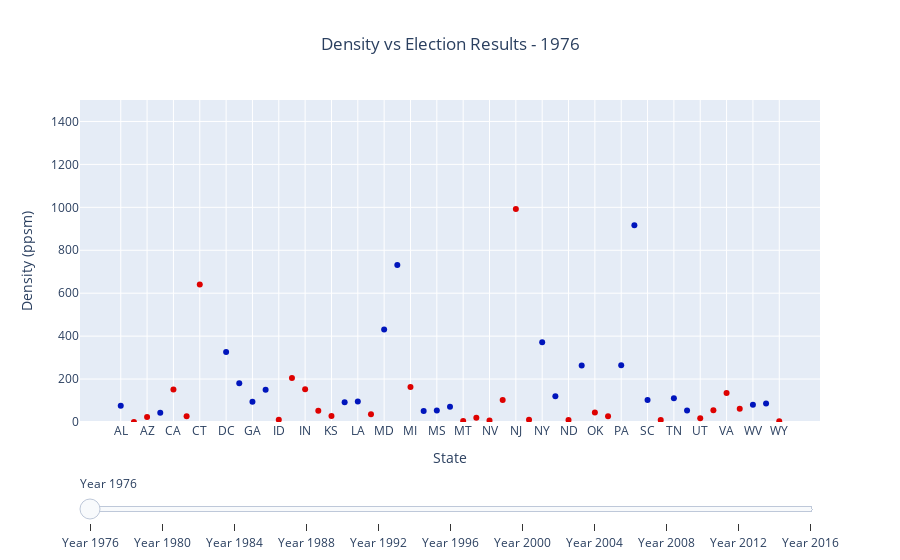

This figure's notebook cell:
### Markdown cell above
## Plot Density vs Election Results

### Code cell
import plotly.graph_objects as go
import numpy as np
import plotly.express as px

# Create figure
fig = go.Figure()

# Add traces, one for each slider step
for year in election_years:
    state_decisions = []
    state_dens = []

    for state, election_info in slides[year].items():
        state_decisions.append(election_info.winner_party.title())
        state_dens.append(election_info.state_density)
   

    
    fig.add_trace(
        go.Scatter(visible=False, x=state_codes, y=state_dens,mode='markers',marker_color=['#0015BC' if x == 'Democrat' else '#DE0100' for x in state_decisions], customdata=state_decisions))

fig.data[0].visible = True
fig.update_traces(hovertemplate='%{x}<br>Density: %{y}<br>%{customdata}<extra></extra>')


# Create and add slider
steps = []
for i,yr in zip(range(len(fig.data)), election_years):
    step = dict(
        method="update",
        args=[{"visible": [False] * len(fig.data)},
              {"title": "Density vs Election Results - " + str(yr)},{'title_x':0.5}],
        label='Year {}'.format(i*4 + 1976),# layout attribute,
       
    )
    step["args"][0]["visible"][i] = True  # Toggle i'th trace to "visible"
    steps.append(step)

sliders = [dict(
    active=0,
    pad={"t": 50},
    steps=steps
)]

fig.update_layout(
     yaxis=dict(range=[0,1500]),
    title= "Density vs Election Results - " + str(1976), title_x=.5,
    sliders=sliders,
    xaxis_title="State",
    yaxis_title="Density (ppsm)"
)

fig.show()
offline.plot(fig, auto_open=True, filename='plots/html_plots/Density vs Election Results.html', validate=True)

### Figure 1 — Plotly figure (JSON) as saved in the notebook; plotly's stock layout.template omitted (floating-point values rounded to 4 significant figures)
{"data": [{"customdata": ["Democrat", "Republican", "Republican", "Democrat", "Republican", "Republican", "Republican", "Democrat", "Democrat", "Democrat", "Democrat", "Democrat", "Republican", "Republican", "Republican", "Republican", "Republican", "Democrat", "Democrat", "Republican", "Democrat", "Democrat", "Republican", "Democrat", "Democrat", "Democrat", "Republican", "Republican", "Republican", "Republican", "Republican", "Republican", "Democrat", "Democrat", "Republican", "Democrat", "Republican", "Republican", "Democrat", "Democrat", "Democrat", "Republican", "Democrat", "Democrat", "Republican", "Republican", "Republican", "Republican", "Democrat", "Democrat", "Republican"], "hovertemplate": "%{x}<br>Density: %{y}<br>%{customdata}<extra></extra>", "marker": {"color": ["#0015BC", "#DE0100", "#DE0100", "#0015BC", "#DE0100", "#DE0100", "#DE0100", "#0015BC", "#0015BC", "#0015BC", "#0015BC", "#0015BC", "#DE0100", "#DE0100", "#DE0100", "#DE0100", "#DE0100", "#0015BC", "#0015BC", "#DE0100", "#0015BC", "#0015BC", "#DE0100", "#0015BC", "#0015BC", "#0015BC", "#DE0100", "#DE0100", "#DE0100", "#DE0100", "#DE0100", "#DE0100", "#0015BC", "#0015BC", "#DE0100", "#0015BC", "#DE0100", "#DE0100", "#0015BC", "#0015BC", "#0015BC", "#DE0100", "#0015BC", "#0015BC", "#DE0100", "#DE0100", "#DE0100", "#DE0100", "#0015BC", "#0015BC", "#DE0100"]}, "mode": "markers", "type": "scatter", "visible": true, "x": ["AL", "AK", "AZ", "AR", "CA", "CO", "CT", "DE", "DC", "FL", "GA", "HI", "ID", "IL", "IN", "IA", "KS", "KY", "LA", "ME", "MD", "MA", "MI", "MN", "MS", "MO", "MT", "NE", "NV", "NH", "NJ", "NM", "NY", "NC", "ND", "OH", "OK", "OR", "PA", "RI", "SC", "SD", "TN", "TX", "UT", "VT", "VA", "WA", "WV", "WI", "WY"], "y": [76, 0, 23, 43, 151, 27, 641, 8740, 326, 180, 94, 150, 11, 205, 153, 52, 28, 92, 96, 36, 431, 731, 163, 51, 53, 71, 5, 20, 7, 102, 992, 10, 371, 120, 9, 263, 44, 27, 264, 916, 103, 9, 111, 54, 17, 55, 135, 62, 80, 86, 4]}, {"customdata": ["Republican", "Republican", "Republican", "Republican", "Republican", "Republican", "Republican", "Republican", "Democrat", "Republican", "Democrat", "Democrat", "Republican", "Republican", "Republican", "Republican", "Republican", "Republican", "Republican", "Republican", "Democrat", "Republican", "Republican", "Democrat", "Republican", "Republican", "Republican", "Republican", "Republican", "Republican", "Republican", "Republican", "Democrat", "Republican", "Republican", "Republican", "Republican", "Republican", "Republican", "Democrat", "Republican", "Republican", "Republican", "Republican", "Republican", "Republican", "Republican", "Republican", "Democrat", "Republican", "Republican"], "hovertemplate": "%{x}<br>Density: %{y}<br>%{customdata}<extra></extra>", "marker": {"color": ["#DE0100", "#DE0100", "#DE0100", "#DE0100", "#DE0100", "#DE0100", "#DE0100", "#DE0100", "#0015BC", "#DE0100", "#0015BC", "#0015BC", "#DE0100", "#DE0100", "#DE0100", "#DE0100", "#DE0100", "#DE0100", "#DE0100", "#DE0100", "#0015BC", "#DE0100", "#DE0100", "#0015BC", "#DE0100", "#DE0100", "#DE0100", "#DE0100", "#DE0100", "#DE0100", "#DE0100", "#DE0100", "#0015BC", "#DE0100", "#DE0100", "#DE0100", "#DE0100", "#DE0100", "#DE0100", "#0015BC", "#DE0100", "#DE0100", "#DE0100", "#DE0100", "#DE0100", "#DE0100", "#DE0100", "#DE0100", "#0015BC", "#DE0100", "#DE0100"]}, "mode": "markers", "type": "scatter", "visible": false, "x": ["AL", "AK", "AZ", "AR", "CA", "CO", "CT", "DE", "DC", "FL", "GA", "HI", "ID", "IL", "IN", "IA", "KS", "KY", "LA", "ME", "MD", "MA", "MI", "MN", "MS", "MO", "MT", "NE", "NV", "NH", "NJ", "NM", "NY", "NC", "ND", "OH", "OK", "OR", "PA", "RI", "SC", "SD", "TN", "TX", "UT", "VT", "VA", "WA", "WV", "WI", "WY"], "y": [76, 0, 23, 43, 151, 27, 641, 8740, 326, 180, 94, 150, 11, 205, 153, 52, 28, 92, 96, 36, 431, 731, 163, 51, 53, 71, 5, 20, 7, 102, 992, 10, 371, 120, 9, 263, 44, 27, 264, 916, 103, 9, 111, 54, 17, 55, 135, 62, 80, 86, 4]}, {"customdata": ["Republican", "Republican", "Republican", "Republican", "Republican", "Republican", "Republican", "Republican", "Democrat", "Republican", "Republican", "Republican", "Republican", "Republican", "Republican", "Republican", "Republican", "Republican", "Republican", "Republican", "Republican", "Republican", "Republican", "Democrat", "Republican", "Republican", "Republican", "Republican", "Republican", "Republican", "Republican", "Republican", "Republican", "Republican", "Republican", "Republican", "Republican", "Republican", "Republican", "Republican", "Republican", "Republican", "Republican", "Republican", "Republican", "Republican", "Republican", "Republican", "Republican", "Republican", "Republican"], "hovertemplate": "%{x}<br>Density: %{y}<br>%{customdata}<extra></extra>", "marker": {"color": ["#DE0100", "#DE0100", "#DE0100", "#DE0100", "#DE0100", "#DE0100", "#DE0100", "#DE0100", "#0015BC", "#DE0100", "#DE0100", "#DE0100", "#DE0100", "#DE0100", "#DE0100", "#DE0100", "#DE0100", "#DE0100", "#DE0100", "#DE0100", "#DE0100", "#DE0100", "#DE0100", "#0015BC", "#DE0100", "#DE0100", "#DE0100", "#DE0100", "#DE0100", "#DE0100", "#DE0100", "#DE0100", "#DE0100", "#DE0100", "#DE0100", "#DE0100", "#DE0100", "#DE0100", "#DE0100", "#DE0100", "#DE0100", "#DE0100", "#DE0100", "#DE0100", "#DE0100", "#DE0100", "#DE0100", "#DE0100", "#DE0100", "#DE0100", "#DE0100"]}, "mode": "markers", "type": "scatter", "visible": false, "x": ["AL", "AK", "AZ", "AR", "CA", "CO", "CT", "DE", "DC", "FL", "GA", "HI", "ID", "IL", "IN", "IA", "KS", "KY", "LA", "ME", "MD", "MA", "MI", "MN", "MS", "MO", "MT", "NE", "NV", "NH", "NJ", "NM", "NY", "NC", "ND", "OH", "OK", "OR", "PA", "RI", "SC", "SD", "TN", "TX", "UT", "VT", "VA", "WA", "WV", "WI", "WY"], "y": [76, 0, 23, 43, 151, 27, 641, 8740, 326, 180, 94, 150, 11, 205, 153, 52, 28, 92, 96, 36, 431, 731, 163, 51, 53, 71, 5, 20, 7, 102, 992, 10, 371, 120, 9, 263, 44, 27, 264, 916, 103, 9, 111, 54, 17, 55, 135, 62, 80, 86, 4]}, {"customdata": ["Republican", "Republican", "Republican", "Republican", "Republican", "Republican", "Republican", "Republican", "Democrat", "Republican", "Republican", "Democrat", "Republican", "Republican", "Republican", "Democrat", "Republican", "Republican", "Republican", "Republican", "Republican", "Democrat", "Republican", "Democrat", "Republican", "Republican", "Republican", "Republican", "Republican", "Republican", "Republican", "Republican", "Democrat", "Republican", "Republican", "Republican", "Republican", "Democrat", "Republican", "Democrat", "Republican", "Republican", "Republican", "Republican", "Republican", "Republican", "Republican", "Democrat", "Democrat", "Democrat", "Republican"], "hovertemplate": "%{x}<br>Density: %{y}<br>%{customdata}<extra></extra>", "marker": {"color": ["#DE0100", "#DE0100", "#DE0100", "#DE0100", "#DE0100", "#DE0100", "#DE0100", "#DE0100", "#0015BC", "#DE0100", "#DE0100", "#0015BC", "#DE0100", "#DE0100", "#DE0100", "#0015BC", "#DE0100", "#DE0100", "#DE0100", "#DE0100", "#DE0100", "#0015BC", "#DE0100", "#0015BC", "#DE0100", "#DE0100", "#DE0100", "#DE0100", "#DE0100", "#DE0100", "#DE0100", "#DE0100", "#0015BC", "#DE0100", "#DE0100", "#DE0100", "#DE0100", "#0015BC", "#DE0100", "#0015BC", "#DE0100", "#DE0100", "#DE0100", "#DE0100", "#DE0100", "#DE0100", "#DE0100", "#0015BC", "#0015BC", "#0015BC", "#DE0100"]}, "mode": "markers", "type": "scatter", "visible": false, "x": ["AL", "AK", "AZ", "AR", "CA", "CO", "CT", "DE", "DC", "FL", "GA", "HI", "ID", "IL", "IN", "IA", "KS", "KY", "LA", "ME", "MD", "MA", "MI", "MN", "MS", "MO", "MT", "NE", "NV", "NH", "NJ", "NM", "NY", "NC", "ND", "OH", "OK", "OR", "PA", "RI", "SC", "SD", "TN", "TX", "UT", "VT", "VA", "WA", "WV", "WI", "WY"], "y": [79, 0, 32, 45, 190, 31, 678, 9796, 310, 239, 111, 172, 12, 205, 154, 49, 30, 92, 96, 39, 489, 767, 164, 54, 54, 74, 5, 20, 10, 123, 1041, 12, 380, 136, 9, 264, 45, 29, 265, 970, 115, 9, 118, 64, 20, 60, 156, 73, 74, 90, 4]}, {"customdata": ["Republican", "Republican", "Republican", "Democrat", "Democrat", "Democrat", "Democrat", "Democrat", "Democrat", "Republican", "Democrat", "Democrat", "Republican", "Democrat", "Republican", "Democrat", "Republican", "Democrat", "Democrat", "Democrat", "Democrat", "Democrat", "Democrat", "Democrat", "Republican", "Democrat", "Democrat", "Republican", "Democrat", "Democrat", "Democrat", "Democrat", "Democrat", "Republican", "Republican", "Democrat", "Republican", "Democrat", "Democrat", "Democrat", "Republican", "Republican", "Democrat", "Republican", "Republican", "Democrat", "Republican", "Democrat", "Democrat", "Democrat", "Republican"], "hovertemplate": "%{x}<br>Density: %{y}<br>%{customdata}<extra></extra>", "marker": {"color": ["#DE0100", "#DE0100", "#DE0100", "#0015BC", "#0015BC", "#0015BC", "#0015BC", "#0015BC", "#0015BC", "#DE0100", "#0015BC", "#0015BC", "#DE0100", "#0015BC", "#DE0100", "#0015BC", "#DE0100", "#0015BC", "#0015BC", "#0015BC", "#0015BC", "#0015BC", "#0015BC", "#0015BC", "#DE0100", "#0015BC", "#0015BC", "#DE0100", "#0015BC", "#0015BC", "#0015BC", "#0015BC", "#0015BC", "#DE0100", "#DE0100", "#0015BC", "#DE0100", "#0015BC", "#0015BC", "#0015BC", "#DE0100", "#DE0100", "#0015BC", "#DE0100", "#DE0100", "#0015BC", "#DE0100", "#0015BC", "#0015BC", "#0015BC", "#DE0100"]}, "mode": "markers", "type": "scatter", "visible": false, "x": ["AL", "AK", "AZ", "AR", "CA", "CO", "CT", "DE", "DC", "FL", "GA", "HI", "ID", "IL", "IN", "IA", "KS", "KY", "LA", "ME", "MD", "MA", "MI", "MN", "MS", "MO", "MT", "NE", "NV", "NH", "NJ", "NM", "NY", "NC", "ND", "OH", "OK", "OR", "PA", "RI", "SC", "SD", "TN", "TX", "UT", "VT", "VA", "WA", "WV", "WI", "WY"], "y": [79, 0, 32, 45, 190, 31, 678, 9796, 310, 239, 111, 172, 12, 205, 154, 49, 30, 92, 96, 39, 489, 767, 164, 54, 54, 74, 5, 20, 10, 123, 1041, 12, 380, 136, 9, 264, 45, 29, 265, 970, 115, 9, 118, 64, 20, 60, 156, 73, 74, 90, 4]}, {"customdata": ["Republican", "Republican", "Democrat", "Democrat", "Democrat", "Republican", "Democrat", "Democrat", "Democrat", "Democrat", "Republican", "Democrat", "Republican", "Democrat", "Republican", "Democrat", "Republican", "Democrat", "Democrat", "Democrat", "Democrat", "Democrat", "Democrat", "Democrat", "Republican", "Democrat", "Republican", "Republican", "Democrat", "Democrat", "Democrat", "Democrat", "Democrat", "Republican", "Republican", "Democrat", "Republican", "Democrat", "Democrat", "Democrat", "Republican", "Republican", "Democrat", "Republican", "Republican", "Democrat", "Republican", "Democrat", "Democrat", "Democrat", "Republican"], "hovertemplate": "%{x}<br>Density: %{y}<br>%{customdata}<extra></extra>", "marker": {"color": ["#DE0100", "#DE0100", "#0015BC", "#0015BC", "#0015BC", "#DE0100", "#0015BC", "#0015BC", "#0015BC", "#0015BC", "#DE0100", "#0015BC", "#DE0100", "#0015BC", "#DE0100", "#0015BC", "#DE0100", "#0015BC", "#0015BC", "#0015BC", "#0015BC", "#0015BC", "#0015BC", "#0015BC", "#DE0100", "#0015BC", "#DE0100", "#DE0100", "#0015BC", "#0015BC", "#0015BC", "#0015BC", "#0015BC", "#DE0100", "#DE0100", "#0015BC", "#DE0100", "#0015BC", "#0015BC", "#0015BC", "#DE0100", "#DE0100", "#0015BC", "#DE0100", "#DE0100", "#0015BC", "#DE0100", "#0015BC", "#0015BC", "#0015BC", "#DE0100"]}, "mode": "markers", "type": "scatter", "visible": false, "x": ["AL", "AK", "AZ", "AR", "CA", "CO", "CT", "DE", "DC", "FL", "GA", "HI", "ID", "IL", "IN", "IA", "KS", "KY", "LA", "ME", "MD", "MA", "MI", "MN", "MS", "MO", "MT", "NE", "NV", "NH", "NJ", "NM", "NY", "NC", "ND", "OH", "OK", "OR", "PA", "RI", "SC", "SD", "TN", "TX", "UT", "VT", "VA", "WA", "WV", "WI", "WY"], "y": [87, 1, 45, 51, 217, 41, 702, 11523, 292, 295, 141, 188, 15, 223, 169, 52, 32, 101, 102, 41, 541, 810, 175, 61, 60, 81, 6, 22, 18, 137, 1134, 14, 401, 165, 9, 277, 50, 35, 274, 1013, 133, 9, 138, 79, 27, 65, 178, 88, 75, 98, 5]}, {"customdata": ["Republican", "Republican", "Republican", "Republican", "Democrat", "Republican", "Democrat", "Democrat", "Democrat", "Republican", "Republican", "Democrat", "Republican", "Democrat", "Republican", "Democrat", "Republican", "Republican", "Republican", "Democrat", "Democrat", "Democrat", "Democrat", "Democrat", "Republican", "Republican", "Republican", "Republican", "Republican", "Republican", "Democrat", "Democrat", "Democrat", "Republican", "Republican", "Republican", "Republican", "Democrat", "Democrat", "Democrat", "Republican", "Republican", "Republican", "Republican", "Republican", "Democrat", "Republican", "Democrat", "Republican", "Democrat", "Republican"], "hovertemplate": "%{x}<br>Density: %{y}<br>%{customdata}<extra></extra>", "marker": {"color": ["#DE0100", "#DE0100", "#DE0100", "#DE0100", "#0015BC", "#DE0100", "#0015BC", "#0015BC", "#0015BC", "#DE0100", "#DE0100", "#0015BC", "#DE0100", "#0015BC", "#DE0100", "#0015BC", "#DE0100", "#DE0100", "#DE0100", "#0015BC", "#0015BC", "#0015BC", "#0015BC", "#0015BC", "#DE0100", "#DE0100", "#DE0100", "#DE0100", "#DE0100", "#DE0100", "#0015BC", "#0015BC", "#0015BC", "#DE0100", "#DE0100", "#DE0100", "#DE0100", "#0015BC", "#0015BC", "#0015BC", "#DE0100", "#DE0100", "#DE0100", "#DE0100", "#DE0100", "#0015BC", "#DE0100", "#0015BC", "#DE0100", "#0015BC", "#DE0100"]}, "mode": "markers", "type": "scatter", "visible": false, "x": ["AL", "AK", "AZ", "AR", "CA", "CO", "CT", "DE", "DC", "FL", "GA", "HI", "ID", "IL", "IN", "IA", "KS", "KY", "LA", "ME", "MD", "MA", "MI", "MN", "MS", "MO", "MT", "NE", "NV", "NH", "NJ", "NM", "NY", "NC", "ND", "OH", "OK", "OR", "PA", "RI", "SC", "SD", "TN", "TX", "UT", "VT", "VA", "WA", "WV", "WI", "WY"], "y": [87, 1, 45, 51, 217, 41, 702, 11523, 292, 295, 141, 188, 15, 223, 169, 52, 32, 101, 102, 41, 541, 810, 175, 61, 60, 81, 6, 22, 18, 137, 1134, 14, 401, 165, 9, 277, 50, 35, 274, 1013, 133, 9, 138, 79, 27, 65, 178, 88, 75, 98, 5]}, {"customdata": ["Republican", "Republican", "Republican", "Republican", "Democrat", "Republican", "Democrat", "Democrat", "Democrat", "Republican", "Republican", "Democrat", "Republican", "Democrat", "Republican", "Republican", "Republican", "Republican", "Republican", "Democrat", "Democrat", "Democrat", "Democrat", "Democrat", "Republican", "Republican", "Republican", "Republican", "Republican", "Democrat", "Democrat", "Republican", "Democrat", "Republican", "Republican", "Republican", "Republican", "Democrat", "Democrat", "Democrat", "Republican", "Republican", "Republican", "Republican", "Republican", "Democrat", "Republican", "Democrat", "Republican", "Democrat", "Republican"], "hovertemplate": "%{x}<br>Density: %{y}<br>%{customdata}<extra></extra>", "marker": {"color": ["#DE0100", "#DE0100", "#DE0100", "#DE0100", "#0015BC", "#DE0100", "#0015BC", "#0015BC", "#0015BC", "#DE0100", "#DE0100", "#0015BC", "#DE0100", "#0015BC", "#DE0100", "#DE0100", "#DE0100", "#DE0100", "#DE0100", "#0015BC", "#0015BC", "#0015BC", "#0015BC", "#0015BC", "#DE0100", "#DE0100", "#DE0100", "#DE0100", "#DE0100", "#0015BC", "#0015BC", "#DE0100", "#0015BC", "#DE0100", "#DE0100", "#DE0100", "#DE0100", "#0015BC", "#0015BC", "#0015BC", "#DE0100", "#DE0100", "#DE0100", "#DE0100", "#DE0100", "#0015BC", "#DE0100", "#0015BC", "#DE0100", "#0015BC", "#DE0100"]}, "mode": "markers", "type": "scatter", "visible": false, "x": ["AL", "AK", "AZ", "AR", "CA", "CO", "CT", "DE", "DC", "FL", "GA", "HI", "ID", "IL", "IN", "IA", "KS", "KY", "LA", "ME", "MD", "MA", "MI", "MN", "MS", "MO", "MT", "NE", "NV", "NH", "NJ", "NM", "NY", "NC", "ND", "OH", "OK", "OR", "PA", "RI", "SC", "SD", "TN", "TX", "UT", "VT", "VA", "WA", "WV", "WI", "WY"], "y": [87, 1, 45, 51, 217, 41, 702, 11523, 292, 295, 141, 188, 15, 223, 169, 52, 32, 101, 102, 41, 541, 810, 175, 61, 60, 81, 6, 22, 18, 137, 1134, 14, 401, 165, 9, 277, 50, 35, 274, 1013, 133, 9, 138, 79, 27, 65, 178, 88, 75, 98, 5]}, {"customdata": ["Republican", "Republican", "Republican", "Republican", "Democrat", "Democrat", "Democrat", "Democrat", "Democrat", "Democrat", "Republican", "Democrat", "Republican", "Democrat", "Democrat", "Democrat", "Republican", "Republican", "Republican", "Democrat", "Democrat", "Democrat", "Democrat", "Democrat", "Republican", "Republican", "Republican", "Republican", "Democrat", "Democrat", "Democrat", "Democrat", "Democrat", "Democrat", "Republican", "Democrat", "Republican", "Democrat", "Democrat", "Democrat", "Republican", "Republican", "Republican", "Republican", "Republican", "Democrat", "Democrat", "Democrat", "Republican", "Democrat", "Republican"], "hovertemplate": "%{x}<br>Density: %{y}<br>%{customdata}<extra></extra>", "marker": {"color": ["#DE0100", "#DE0100", "#DE0100", "#DE0100", "#0015BC", "#0015BC", "#0015BC", "#0015BC", "#0015BC", "#0015BC", "#DE0100", "#0015BC", "#DE0100", "#0015BC", "#0015BC", "#0015BC", "#DE0100", "#DE0100", "#DE0100", "#0015BC", "#0015BC", "#0015BC", "#0015BC", "#0015BC", "#DE0100", "#DE0100", "#DE0100", "#DE0100", "#0015BC", "#0015BC", "#0015BC", "#0015BC", "#0015BC", "#0015BC", "#DE0100", "#0015BC", "#DE0100", "#0015BC", "#0015BC", "#0015BC", "#DE0100", "#DE0100", "#DE0100", "#DE0100", "#DE0100", "#0015BC", "#0015BC", "#0015BC", "#DE0100", "#0015BC", "#DE0100"]}, "mode": "markers", "type": "scatter", "visible": false, "x": ["AL", "AK", "AZ", "AR", "CA", "CO", "CT", "DE", "DC", "FL", "GA", "HI", "ID", "IL", "IN", "IA", "KS", "KY", "LA", "ME", "MD", "MA", "MI", "MN", "MS", "MO", "MT", "NE", "NV", "NH", "NJ", "NM", "NY", "NC", "ND", "OH", "OK", "OR", "PA", "RI", "SC", "SD", "TN", "TX", "UT", "VT", "VA", "WA", "WV", "WI", "WY"], "y": [94, 1, 55, 55, 238, 48, 737, 13204, 307, 348, 167, 211, 18, 230, 180, 54, 34, 109, 103, 43, 590, 835, 174, 66, 63, 86, 6, 23, 24, 146, 1185, 16, 410, 195, 9, 281, 54, 39, 283, 1017, 153, 10, 153, 96, 33, 67, 202, 100, 76, 104, 5]}, {"customdata": ["Republican", "Republican", "Republican", "Republican", "Democrat", "Democrat", "Democrat", "Democrat", "Democrat", "Democrat", "Republican", "Democrat", "Republican", "Democrat", "Republican", "Democrat", "Republican", "Republican", "Republican", "Democrat", "Democrat", "Democrat", "Democrat", "Democrat", "Republican", "Republican", "Republican", "Republican", "Democrat", "Democrat", "Democrat", "Democrat", "Democrat", "Republican", "Republican", "Democrat", "Republican", "Democrat", "Democrat", "Democrat", "Republican", "Republican", "Republican", "Republican", "Republican", "Democrat", "Democrat", "Democrat", "Republican", "Democrat", "Republican"], "hovertemplate": "%{x}<br>Density: %{y}<br>%{customdata}<extra></extra>", "marker": {"color": ["#DE0100", "#DE0100", "#DE0100", "#DE0100", "#0015BC", "#0015BC", "#0015BC", "#0015BC", "#0015BC", "#0015BC", "#DE0100", "#0015BC", "#DE0100", "#0015BC", "#DE0100", "#0015BC", "#DE0100", "#DE0100", "#DE0100", "#0015BC", "#0015BC", "#0015BC", "#0015BC", "#0015BC", "#DE0100", "#DE0100", "#DE0100", "#DE0100", "#0015BC", "#0015BC", "#0015BC", "#0015BC", "#0015BC", "#DE0100", "#DE0100", "#0015BC", "#DE0100", "#0015BC", "#0015BC", "#0015BC", "#DE0100", "#DE0100", "#DE0100", "#DE0100", "#DE0100", "#0015BC", "#0015BC", "#0015BC", "#DE0100", "#0015BC", "#DE0100"]}, "mode": "markers", "type": "scatter", "visible": false, "x": ["AL", "AK", "AZ", "AR", "CA", "CO", "CT", "DE", "DC", "FL", "GA", "HI", "ID", "IL", "IN", "IA", "KS", "KY", "LA", "ME", "MD", "MA", "MI", "MN", "MS", "MO", "MT", "NE", "NV", "NH", "NJ", "NM", "NY", "NC", "ND", "OH", "OK", "OR", "PA", "RI", "SC", "SD", "TN", "TX", "UT", "VT", "VA", "WA", "WV", "WI", "WY"], "y": [94, 1, 55, 55, 238, 48, 737, 13204, 307, 348, 167, 211, 18, 230, 180, 54, 34, 109, 103, 43, 590, 835, 174, 66, 63, 86, 6, 23, 24, 146, 1185, 16, 410, 195, 9, 281, 54, 39, 283, 1017, 153, 10, 153, 96, 33, 67, 202, 100, 76, 104, 5]}, {"customdata": ["Republican", "Republican", "Republican", "Republican", "Democrat", "Democrat", "Democrat", "Democrat", "Democrat", "Republican", "Republican", "Democrat", "Republican", "Democrat", "Republican", "Republican", "Republican", "Republican", "Republican", "Democrat", "Democrat", "Democrat", "Republican", "Democrat", "Republican", "Republican", "Republican", "Republican", "Democrat", "Democrat", "Democrat", "Democrat", "Democrat", "Republican", "Republican", "Republican", "Republican", "Democrat", "Republican", "Democrat", "Republican", "Republican", "Republican", "Republican", "Republican", "Democrat", "Democrat", "Democrat", "Republican", "Republican", "Republican"], "hovertemplate": "%{x}<br>Density: %{y}<br>%{customdata}<extra></extra>", "marker": {"color": ["#DE0100", "#DE0100", "#DE0100", "#DE0100", "#0015BC", "#0015BC", "#0015BC", "#0015BC", "#0015BC", "#DE0100", "#DE0100", "#0015BC", "#DE0100", "#0015BC", "#DE0100", "#DE0100", "#DE0100", "#DE0100", "#DE0100", "#0015BC", "#0015BC", "#0015BC", "#DE0100", "#0015BC", "#DE0100", "#DE0100", "#DE0100", "#DE0100", "#0015BC", "#0015BC", "#0015BC", "#0015BC", "#0015BC", "#DE0100", "#DE0100", "#DE0100", "#DE0100", "#0015BC", "#DE0100", "#0015BC", "#DE0100", "#DE0100", "#DE0100", "#DE0100", "#DE0100", "#0015BC", "#0015BC", "#0015BC", "#DE0100", "#DE0100", "#DE0100"]}, "mode": "markers", "type": "scatter", "visible": false, "x": ["AL", "AK", "AZ", "AR", "CA", "CO", "CT", "DE", "DC", "FL", "GA", "HI", "ID", "IL", "IN", "IA", "KS", "KY", "LA", "ME", "MD", "MA", "MI", "MN", "MS", "MO", "MT", "NE", "NV", "NH", "NJ", "NM", "NY", "NC", "ND", "OH", "OK", "OR", "PA", "RI", "SC", "SD", "TN", "TX", "UT", "VT", "VA", "WA", "WV", "WI", "WY"], "y": [94, 1, 55, 55, 238, 48, 737, 13204, 307, 348, 167, 211, 18, 230, 180, 54, 34, 109, 103, 43, 590, 835, 174, 66, 63, 86, 6, 23, 24, 146, 1185, 16, 410, 195, 9, 281, 54, 39, 283, 1017, 153, 10, 153, 96, 33, 67, 202, 100, 76, 104, 5]}], "layout": {"sliders": [{"active": 0, "pad": {"t": 50}, "steps": [{"args": [{"visible": [true, false, false, false, false, false, false, false, false, false, false]}, {"title": "Density vs Election Results - 1976"}, {"title_x": 0.5}], "label": "Year 1976", "method": "update"}, {"args": [{"visible": [false, true, false, false, false, false, false, false, false, false, false]}, {"title": "Density vs Election Results - 1980"}, {"title_x": 0.5}], "label": "Year 1980", "method": "update"}, {"args": [{"visible": [false, false, true, false, false, false, false, false, false, false, false]}, {"title": "Density vs Election Results - 1984"}, {"title_x": 0.5}], "label": "Year 1984", "method": "update"}, {"args": [{"visible": [false, false, false, true, false, false, false, false, false, false, false]}, {"title": "Density vs Election Results - 1988"}, {"title_x": 0.5}], "label": "Year 1988", "method": "update"}, {"args": [{"visible": [false, false, false, false, true, false, false, false, false, false, false]}, {"title": "Density vs Election Results - 1992"}, {"title_x": 0.5}], "label": "Year 1992", "method": "update"}, {"args": [{"visible": [false, false, false, false, false, true, false, false, false, false, false]}, {"title": "Density vs Election Results - 1996"}, {"title_x": 0.5}], "label": "Year 1996", "method": "update"}, {"args": [{"visible": [false, false, false, false, false, false, true, false, false, false, false]}, {"title": "Density vs Election Results - 2000"}, {"title_x": 0.5}], "label": "Year 2000", "method": "update"}, {"args": [{"visible": [false, false, false, false, false, false, false, true, false, false, false]}, {"title": "Density vs Election Results - 2004"}, {"title_x": 0.5}], "label": "Year 2004", "method": "update"}, {"args": [{"visible": [false, false, false, false, false, false, false, false, true, false, false]}, {"title": "Density vs Election Results - 2008"}, {"title_x": 0.5}], "label": "Year 2008", "method": "update"}, {"args": [{"visible": [false, false, false, false, false, false, false, false, false, true, false]}, {"title": "Density vs Election Results - 2012"}, {"title_x": 0.5}], "label": "Year 2012", "method": "update"}, {"args": [{"visible": [false, false, false, false, false, false, false, false, false, false, true]}, {"title": "Density vs Election Results - 2016"}, {"title_x": 0.5}], "label": "Year 2016", "method": "update"}]}], "title": {"text": "Density vs Election Results - 1976", "x": 0.5}, "xaxis": {"title": {"text": "State"}}, "yaxis": {"range": [0, 1500], "title": {"text": "Density (ppsm)"}}}}
